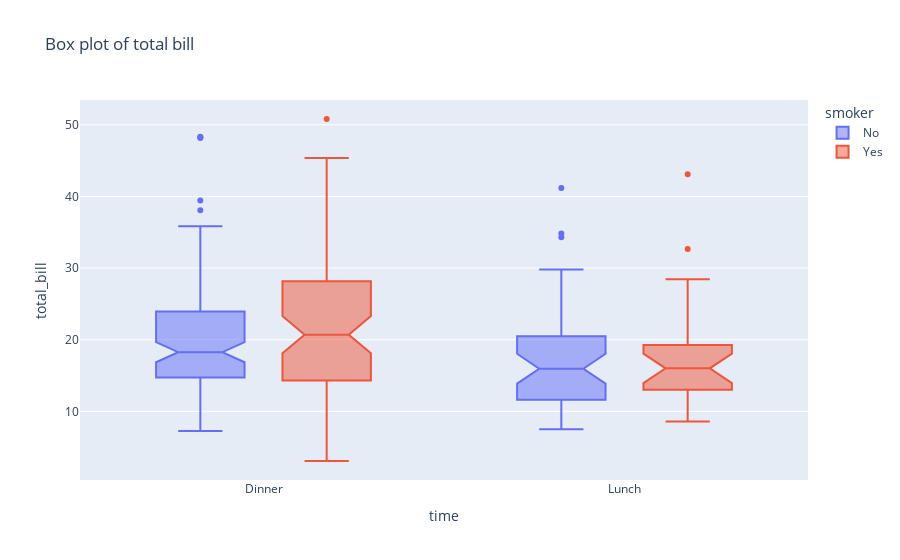

The notebook cell this image was saved under:
### Markdown cell above
## Styled box plot
For the interpretation of the notches, see https://en.wikipedia.org/wiki/Box_plot#Variations.

### Code cell
import plotly.express as px
df = px.data.tips()
fig = px.box(df, x="time", y="total_bill", color="smoker",
             notched=True, # used notched shape
             title="Box plot of total bill",
             hover_data=["day"] # add day column to hover data
            )
fig.show()

### Figure 1 — Plotly figure (JSON) as saved in the notebook; plotly's stock layout.template omitted (floating-point values rounded to 4 significant figures; data arrays with more than 128 entries replaced by an {"elided": "..."} marker saying what was removed)
{"data": [{"alignmentgroup": "True", "customdata": {"elided": "151x1 str values"}, "hoverlabel": {"namelength": 0}, "hovertemplate": "smoker=No<br>time=%{x}<br>total_bill=%{y}<br>day=%{customdata[0]}", "legendgroup": "No", "marker": {"color": "#636efa"}, "name": "No", "notched": true, "offsetgroup": "No", "orientation": "v", "showlegend": true, "type": "box", "x": {"elided": "151 str values"}, "x0": " ", "xaxis": "x", "y": {"elided": "151 float values"}, "y0": " ", "yaxis": "y"}, {"alignmentgroup": "True", "customdata": [["Sat"], ["Sat"], ["Sat"], ["Sat"], ["Sat"], ["Sat"], ["Sat"], ["Sat"], ["Sat"], ["Sat"], ["Sat"], ["Thur"], ["Thur"], ["Fri"], ["Fri"], ["Fri"], ["Fri"], ["Fri"], ["Fri"], ["Fri"], ["Fri"], ["Fri"], ["Sat"], ["Sat"], ["Sat"], ["Sat"], ["Sat"], ["Sat"], ["Thur"], ["Sun"], ["Sat"], ["Sat"], ["Sat"], ["Sat"], ["Sun"], ["Sun"], ["Sun"], ["Sun"], ["Sun"], ["Sun"], ["Sun"], ["Sun"], ["Sun"], ["Sun"], ["Sun"], ["Sun"], ["Sun"], ["Sun"], ["Sun"], ["Sun"], ["Sun"], ["Sun"], ["Thur"], ["Thur"], ["Thur"], ["Thur"], ["Thur"], ["Thur"], ["Thur"], ["Thur"], ["Thur"], ["Thur"], ["Thur"], ["Thur"], ["Thur"], ["Thur"], ["Sat"], ["Sat"], ["Sat"], ["Sat"], ["Sat"], ["Sat"], ["Sat"], ["Sat"], ["Sat"], ["Sat"], ["Sat"], ["Sat"], ["Sat"], ["Fri"], ["Fri"], ["Fri"], ["Fri"], ["Fri"], ["Fri"], ["Sat"], ["Sat"], ["Sat"], ["Sat"], ["Sat"], ["Sat"], ["Sat"], ["Sat"]], "hoverlabel": {"namelength": 0}, "hovertemplate": "smoker=Yes<br>time=%{x}<br>total_bill=%{y}<br>day=%{customdata[0]}", "legendgroup": "Yes", "marker": {"color": "#EF553B"}, "name": "Yes", "notched": true, "offsetgroup": "Yes", "orientation": "v", "showlegend": true, "type": "box", "x": ["Dinner", "Dinner", "Dinner", "Dinner", "Dinner", "Dinner", "Dinner", "Dinner", "Dinner", "Dinner", "Dinner", "Lunch", "Lunch", "Dinner", "Dinner", "Dinner", "Dinner", "Dinner", "Dinner", "Dinner", "Dinner", "Dinner", "Dinner", "Dinner", "Dinner", "Dinner", "Dinner", "Dinner", "Lunch", "Dinner", "Dinner", "Dinner", "Dinner", "Dinner", "Dinner", "Dinner", "Dinner", "Dinner", "Dinner", "Dinner", "Dinner", "Dinner", "Dinner", "Dinner", "Dinner", "Dinner", "Dinner", "Dinner", "Dinner", "Dinner", "Dinner", "Dinner", "Lunch", "Lunch", "Lunch", "Lunch", "Lunch", "Lunch", "Lunch", "Lunch", "Lunch", "Lunch", "Lunch", "Lunch", "Lunch", "Lunch", "Dinner", "Dinner", "Dinner", "Dinner", "Dinner", "Dinner", "Dinner", "Dinner", "Dinner", "Dinner", "Dinner", "Dinner", "Dinner", "Lunch", "Lunch", "Lunch", "Lunch", "Lunch", "Lunch", "Dinner", "Dinner", "Dinner", "Dinner", "Dinner", "Dinner", "Dinner", "Dinner"], "x0": " ", "xaxis": "x", "y": [38.01, 11.24, 20.29, 13.81, 11.02, 18.29, 3.07, 15.01, 26.86, 25.28, 17.92, 19.44, 32.68, 28.97, 5.75, 16.32, 40.17, 27.28, 12.03, 21.01, 11.35, 15.38, 44.3, 22.42, 15.36, 20.49, 25.21, 14.31, 16, 17.51, 10.59, 10.63, 50.81, 15.81, 7.25, 31.85, 16.82, 32.9, 17.89, 14.48, 9.6, 34.63, 34.65, 23.33, 45.35, 23.17, 40.55, 20.9, 30.46, 18.15, 23.1, 15.69, 19.81, 28.44, 15.48, 16.58, 10.34, 43.11, 13, 13.51, 18.71, 12.74, 13, 16.4, 20.53, 16.47, 26.59, 38.73, 24.27, 12.76, 30.06, 25.89, 13.27, 28.17, 12.9, 28.15, 11.59, 7.74, 30.14, 12.16, 13.42, 8.58, 13.42, 16.27, 10.09, 22.12, 24.01, 15.69, 15.53, 12.6, 32.83, 27.18, 22.67], "y0": " ", "yaxis": "y"}], "layout": {"boxmode": "group", "legend": {"title": {"text": "smoker"}, "tracegroupgap": 0}, "title": {"text": "Box plot of total bill"}, "xaxis": {"anchor": "y", "domain": [0, 1], "title": {"text": "time"}}, "yaxis": {"anchor": "x", "domain": [0, 1], "title": {"text": "total_bill"}}}}
